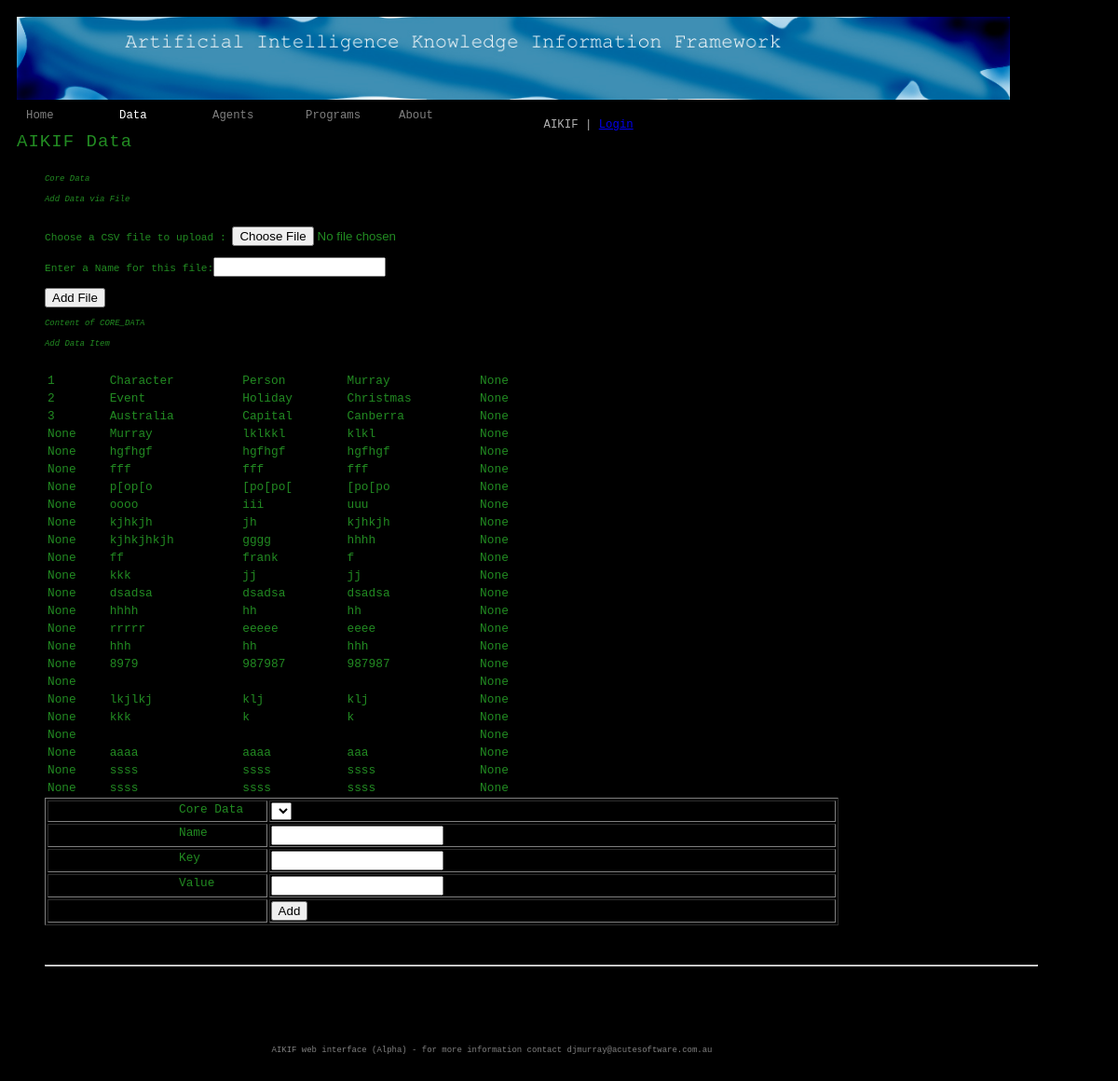
Page /data on the earlier database version.
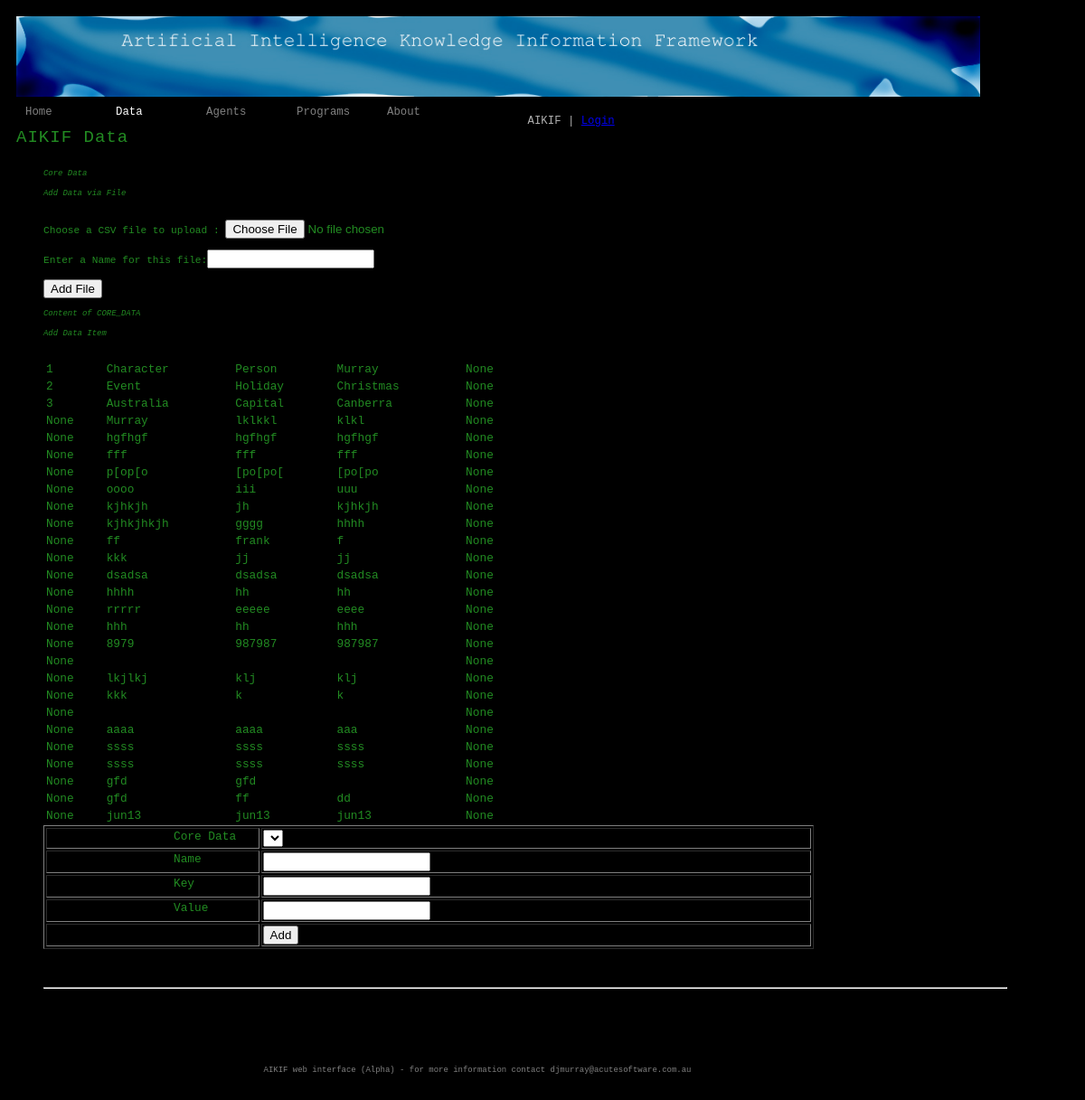
Same page on the later database version.
### tables this page shows
CREATE TABLE CORE_FACTS (
id VARCHAR2(200), 
 name VARCHAR2(200), 
 key VARCHAR2(200), 
 value VARCHAR2(200), 
 UPDATE_DATE DATE 
);

### aikif_web.py (the view)
@app.route("/data", methods=['GET'])
def page_data():
    return render_template('data.html',
                           data=get_data_list(),
                           rows = query_db('select * from CORE_FACTS'),
                           logged_on=am_i_authenticated(),
                           username = get_user(),
                           dataFile = '')

### aikif_web.py (called while the page is built)
def get_user():
    try:
        user = session['username']
    except:
        user = ''
    return user

def connect_db():
    rv = sqlite3.connect(app.config['DATABASE'])
    rv.row_factory = sqlite3.Row
    return rv

def get_db():
    if not hasattr(g, database_filename): # was 'sqlite_db'
        g.sqlite_db = connect_db()
    return g.sqlite_db

def am_i_authenticated():
    try:
        if session['logged_in'] == True:
            return True
    except:
        pass
    return False

def get_data_list():
    return core_data.core_data_types

def query_db(query, args=(), one=False):
    cur = get_db().execute(query, args)
    rv = cur.fetchall()
    cur.close()
    return (rv[0] if rv else None) if one else rv

### templates/data.html (shortened to what this page needs)
{% extends "base.html" %}
{% block content %}
    <ul id = "menu_list">
      <LI id="top_menu"><a href=/>Home</a></li>
      <LI id="top_menu_selected"><a href=/data>Data</a></li>
      <LI id="top_menu"><a href=/agents>Agents</a></li>
      <LI id="top_menu"><a href=/programs>Programs</a></li>
      <LI id="top_menu"><a href=/about>About</a></li>
    </ul>
    </div>
<H1>AIKIF Data</H1>
<div id="content">
<H4>Core Data</H4>
    <H4>Add Data via File</H4>
    <form action="{{ url_for('add_data')}}" method=post enctype=multipart/form-data><BR>
    Choose a CSV file to upload : <input type=file  size=120 name=file><BR><BR>
    Enter a Name for this file:<input type="text" name="new_list"><BR><BR>
    <input type=submit value="Add File" name=btn_load><BR>
    </form>
<div id="core_facts">
<H4> Content of CORE_DATA</H4>
<TABLE width=50% valign=top align=centre>
{% for row in rows %}
    <TR>
    {% for col in row %}
        <TD>{{ col }}</TD>
    {% endfor %}
    </TR>
{% endfor %}
</div>
<div id="add_data">
<H4>Add Data Item</H4>
<form action="/data" method="POST">
<BR>  <input type="hidden" name="rec_id" readonly value="001">   <TABLE width=80% valign=top border=1>  <TR>
    <TD><div id="form_label">Core Data</div></TD>
    <TD><div id="form_input">
    <select name="col_0">
</select></div></TD>
  </TR>
  <TR>
    <TD><div id="form_label">Name</div></TD>
    <TD><div id="form_input"><input type="text" name="col_1"></div></TD>
  </TR>
  <TR>
    <TD><div id="form_label">Key</div></TD>
    <TD><div id="form_input"><input type="text" name="col_2"></div></TD>
  </TR>
  <TR>
    <TD><div id="form_label">Value</div></TD>
    <TD><div id="form_input"><input type="text" name="col_3"></div></TD>
  </TR>
  <TR><TD></TD>
  <TD>
    <input type="submit" name="add-data" value="Add">
  </TD></TR></TABLE></form>
</div>
{% endblock %}

### templates/base.html (shortened to what this page needs)
<HTML><HEAD>
<link rel="stylesheet" type="text/css" href="/static/aikif2.css" media="screen" />
<link rel="stylesheet" href="/static/aikif_mob.css" media="only screen and (min-device-width : 320px) and (max-device-width : 480px)">
</HEAD>
<body>
<div id = "container">
   <div id = "header">
   <img src = "/static/aikif_banner.jpg" alt="AIKIF Banner"/>
<div id="login">AIKIF |
        {% if logged_on %}
            Logged in as {{ username }}
            <a href="{{ url_for('logout') }}">Logout</a>
        {% else %}
            <a href="{{ url_for('login') }}">Login</a>
        {% endif %}
    </div>
    {% block content %}{% endblock %}
<BR><BR><BR>
<HR>
<div id="footer">
AIKIF web interface (Alpha) - for more information contact djmurray@acutesoftware.com.au<BR>
</div></div></BODY></HTML>

### static/aikif2.css (style rules this page uses)
body { text-align: center; font-size: 70%; font-family: "Lucida Console", Monaco, monospace; }
h1 { font-size: 170%; font-style: normal; font-weight: normal; letter-spacing:1px; text-align:justify; text-align:left; }
h4 { font-size: 80%; font-weight: normal; text-align:justify; text-align:left; font-style:italic; }
TD { font-size: 80%; text-align: justify; vertical-align: top; }
#header { font-size: 110%; align: center; width: 100%; }
#menu_list a { text-decoration: none; letter-spacing:0px; }
#footer { font-size: 80%; }
#container { width: 90%; margin: 30px 20px 0px 0px auto; padding: 10px; text-align: left; }
#header { float: left; margin: 0px 0px 0px 0px; padding: 0px; position: relative; }
#header img { width: 100%; }
#menu_list { list-style:none; margin: 10px 10px 0px; padding: 0px; }
#menu_list li { float: left; width: 80px; padding: 0px 20px 0px 0px; }
#login { width: 500px; float: right; margin: 20px 0px 0px 0px; }
#content { width: 100%; float: center; overflow: auto; padding: 0px 0px 0px 30px; }
#form_label { float: right; width: 40%; }
#form_input { float: left; width: 60%; }
#footer { height: 28px; width: 960px; float: left; margin: 80px 0px 0px 0px; padding: 0px; text-align: center; }
body { background-color: #000; font-color: #228B22; color: #228B22; }
#container { background-color: rgb(0, 0, 0); }
#header { color: rgb(176, 176, 176); }
#footer { color: rgb(128, 128, 128); }
#menu_list a { #color: rgb(0, 0, 0); color: grey; }
#top_menu_selected a { #color: rgb(192, 48, 0); color: white; }

### static/aikif_mob.css (style rules this page uses)
body { font-family: Helvetica, Arial, sans-serif; }
h1 { font-size: 140%; font-style: normal; font-weight: normal; letter-spacing:2px; text-align:justify; text-align:left; text-align:right; font-style:italic; }
#header { font-size: 110%; }
#menu_list a { text-decoration: none; letter-spacing:0px; }
#footer { font-size: 80%; }
#container { width: 1160px; margin: 0px auto; overflow:hidden; padding: 0px; text-align: left; }
#header { float: left; margin: 60px 0px 0px 0px; padding: 0px; position: relative; }
#header img { width: 800px; }
#menu_list { list-style:none; margin: 40px 0px 10px; padding: 0px; }
#menu_list li { float: left; padding: 0px 10px 0px 0px; }
#content { width: 380px; float: left; overflow: auto; padding: 0px 0px 0px 30px; }
#footer { height: 28px; width: 960px; float: left; margin: 80px 0px 0px 0px; padding: 0px; text-align: center; }
body { background-color: rgb(255, 255, 0); }
#container { background-color: rgb(255, 255, 0); }
#header { color: rgb(176, 176, 176); }
#footer { color: rgb(128, 128, 128); }
#menu_list a { color: rgb(0, 0, 0); }

Differences in the rows shown:
added CORE_FACTS: row "None" "None", name "gfd", key "gfd"
added CORE_FACTS: row "None" "None", name "gfd", key "ff", value "dd"
added CORE_FACTS: row "None" "None", name "jun13", key "jun13", value "jun13"
